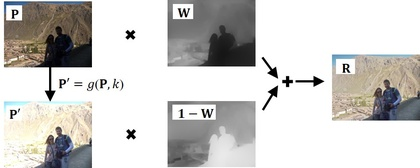
%> input picture images/caip2017_framework.jpg, 420 x 168 px, shrunk from 950 x 379 before the run
$ octave --eval "result = build_is_hist(imread('../../images/caip2017_framework.jpg'));"   (GNU Octave 9; MATLAB toolbox functions it lacks are replaced by stand-ins)
%> lines starting %> are read from the running program, lines starting %| are printed output that depends on the picture
function [Hist_I, Hist_S] = build_is_hist(im)
[hei wid ch] = size(im);
%> hei = 168; wid = 420; ch = 3
I =  padarray(im,[2,2,0], 'replicate');
hsv = uint8(rgb2hsv(I).*255);
%> hsv: size 172x424x3 uint8; mean H, S, V 24.3, 13.6, 209.3
fh = [-1 0 1;-2 0 2;-1 0 1];
fv = fh';
H = hsv(:,:,1);
S = hsv(:,:,2);
I = hsv(:,:,3);
%> I: size 172x424 uint8
dIh = filter2(fh,I);
dIv = filter2(fv,I);
dI = uint32(sqrt(dIh.^2+dIv.^2));
di = dI(3:hei+2,3:wid+2);
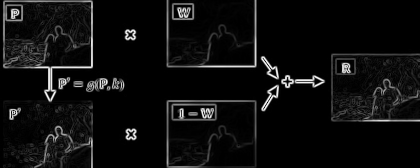
%> di: size 168x420 uint32; min 0, max 1088, mean 62.6; drawn with min black and max white
dSh = filter2(fh,S);
dSv = filter2(fv,S);
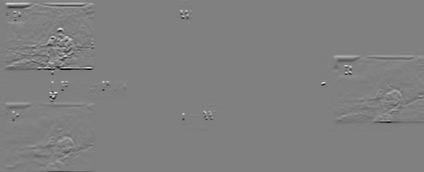
%> dSv: size 172x424 double; min -1020, max 1012, mean 0.2; drawn with min black and max white
dS = uint32(sqrt(dSh.^2+dSv.^2));
ds = dS(3:hei+2,3:wid+2);
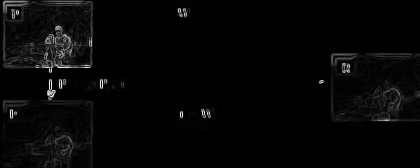
%> ds: size 168x420 uint32; min 0, max 1082, mean 26.5; drawn with min black and max white
h = H(3:hei+2,3:wid+2);
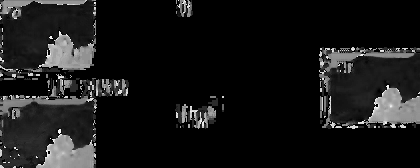
%> h: size 168x420 uint8; min 0, max 253, mean 23.9
s = S(3:hei+2,3:wid+2);
i = I(3:hei+2,3:wid+2);
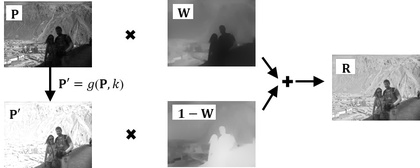
%> i: size 168x420 uint8; min 0, max 255, mean 208.6
Imean = conv2(double(I),ones(5)/25,'same');
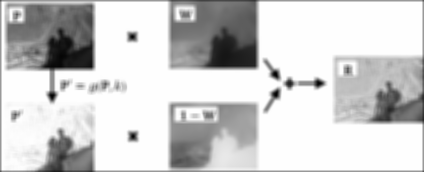
%> Imean: size 172x424 double; min 2.04, max 255, mean 207
Smean = conv2(double(S),ones(5)/25,'same');
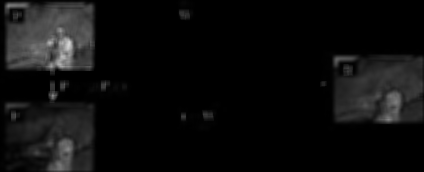
%> Smean: size 172x424 double; min 0, max 211.6, mean 13.5
Rho = zeros([hei+4 wid+4]);

for p = 3:hei+2
    for q = 3:wid+2
        tmpi = double(I(p-2:p+2,q-2:q+2));
        tmps = double(S(p-2:p+2,q-2:q+2));
        corre = corrcoef(tmpi(:),tmps(:));
        Rho(p,q) = corre(1,2);
    end
end

rho = abs(Rho(3:hei+2,3:wid+2));
rd = uint32(rho.*double(ds));
Hist_I = zeros(256,1);
Hist_S = zeros(256,1);

for n = 0:255
    lc = i == n;
    temp = zeros(size(di));
    temp(lc) = di(lc);
    Hist_I(n+1) = sum(temp(:));
    temp = 0;
    temp(lc) = rd(lc);
    Hist_S(n+1) = sum(temp(:));
end
%> (the run ends here)
